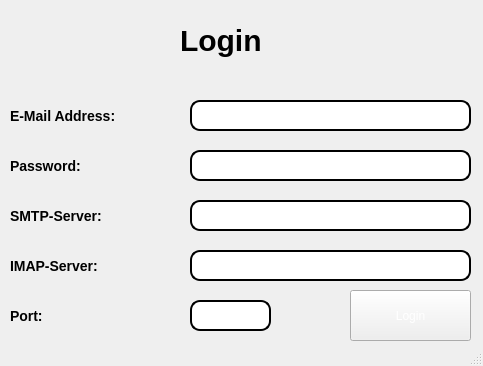
<?xml version="1.0" encoding="UTF-8"?>
<ui version="4.0">
 <class>MainWindow</class>
 <widget class="QMainWindow" name="MainWindow">
  <property name="geometry">
   <rect>
    <x>0</x>
    <y>0</y>
    <width>483</width>
    <height>366</height>
   </rect>
  </property>
  <property name="windowTitle">
   <string>MainWindow</string>
  </property>
  <property name="styleSheet">
   <string notr="true">background-image: url(C:/Users/yehia_xd1awm4/Downloads/360_F_327515607_Hcps04aaEc7Ki43d1XZPxwcv0ZaIaorh.jpg);</string>
  </property>
  <widget class="QWidget" name="centralwidget">
   <widget class="QLabel" name="label_4">
    <property name="geometry">
     <rect>
      <x>10</x>
      <y>150</y>
      <width>81</width>
      <height>31</height>
     </rect>
    </property>
    <property name="styleSheet">
     <string notr="true">color: black; /* Sets the text color to blue */
font-size: 14px; /* Sets the font size to 14 pixels */
font-weight: bold; /* Makes the text bold */
</string>
    </property>
    <property name="text">
     <string>Password:</string>
    </property>
   </widget>
   <widget class="QPushButton" name="loginButton">
    <property name="enabled">
     <bool>true</bool>
    </property>
    <property name="geometry">
     <rect>
      <x>350</x>
      <y>290</y>
      <width>121</width>
      <height>51</height>
     </rect>
    </property>
    <property name="styleSheet">
     <string notr="true">QPushButton {
	border-image: url(C:/Users/yehia_xd1awm4/Downloads/neumorphic-rectangle-button-free-png.jpeg);
	color: white;
}</string>
    </property>
    <property name="text">
     <string>Login</string>
    </property>
   </widget>
   <widget class="QLineEdit" name="emailText">
    <property name="geometry">
     <rect>
      <x>190</x>
      <y>100</y>
      <width>281</width>
      <height>31</height>
     </rect>
    </property>
    <property name="styleSheet">
     <string notr="true">border: 2px solid black;
border-radius: 10px; /* Adjust the value to change the roundness */
background-image: url(C:/Users/yehia_xd1awm4/Downloads/blank-white-background-xbsfzsltjksfompa.jpg);</string>
    </property>
    <property name="text">
     <string/>
    </property>
   </widget>
   <widget class="QLabel" name="label">
    <property name="geometry">
     <rect>
      <x>10</x>
      <y>100</y>
      <width>121</width>
      <height>31</height>
     </rect>
    </property>
    <property name="styleSheet">
     <string notr="true">color: black; /* Sets the text color to blue */
font-size: 14px; /* Sets the font size to 14 pixels */
font-weight: bold;

</string>
    </property>
    <property name="text">
     <string>E-Mail Address:</string>
    </property>
   </widget>
   <widget class="QLineEdit" name="passwordText">
    <property name="geometry">
     <rect>
      <x>190</x>
      <y>150</y>
      <width>281</width>
      <height>31</height>
     </rect>
    </property>
    <property name="contextMenuPolicy">
     <enum>Qt::DefaultContextMenu</enum>
    </property>
    <property name="styleSheet">
     <string notr="true">border: 2px solid black;
border-radius: 10px; /* Adjust the value to change the roundness */
background-image: url(C:/Users/yehia_xd1awm4/Downloads/blank-white-background-xbsfzsltjksfompa.jpg);</string>
    </property>
    <property name="echoMode">
     <enum>QLineEdit::Password</enum>
    </property>
   </widget>
   <widget class="QLabel" name="label_2">
    <property name="geometry">
     <rect>
      <x>180</x>
      <y>20</y>
      <width>111</width>
      <height>41</height>
     </rect>
    </property>
    <property name="styleSheet">
     <string notr="true">color: black; /* Sets the text color to blue */
font-size: 30px; /* Sets the font size to 14 pixels */
font-weight: bold;

</string>
    </property>
    <property name="text">
     <string>Login</string>
    </property>
   </widget>
   <widget class="QLineEdit" name="serverValue">
    <property name="geometry">
     <rect>
      <x>190</x>
      <y>200</y>
      <width>281</width>
      <height>31</height>
     </rect>
    </property>
    <property name="styleSheet">
     <string notr="true">border: 2px solid black;
border-radius: 10px; /* Adjust the value to change the roundness */
background-image: url(C:/Users/yehia_xd1awm4/Downloads/blank-white-background-xbsfzsltjksfompa.jpg);</string>
    </property>
   </widget>
   <widget class="QLineEdit" name="portValue">
    <property name="geometry">
     <rect>
      <x>190</x>
      <y>300</y>
      <width>81</width>
      <height>31</height>
     </rect>
    </property>
    <property name="styleSheet">
     <string notr="true">border: 2px solid black;
border-radius: 10px; /* Adjust the value to change the roundness */
background-image: url(C:/Users/yehia_xd1awm4/Downloads/blank-white-background-xbsfzsltjksfompa.jpg);</string>
    </property>
   </widget>
   <widget class="QLabel" name="label_5">
    <property name="geometry">
     <rect>
      <x>10</x>
      <y>300</y>
      <width>171</width>
      <height>31</height>
     </rect>
    </property>
    <property name="styleSheet">
     <string notr="true">color: black; /* Sets the text color to blue */
font-size: 14px; /* Sets the font size to 14 pixels */
font-weight: bold; /* Makes the text bold */
</string>
    </property>
    <property name="text">
     <string>Port:</string>
    </property>
   </widget>
   <widget class="QLabel" name="label_3">
    <property name="geometry">
     <rect>
      <x>10</x>
      <y>200</y>
      <width>131</width>
      <height>31</height>
     </rect>
    </property>
    <property name="styleSheet">
     <string notr="true">color:black; /* Sets the text color to blue */
font-size: 14px; /* Sets the font size to 14 pixels */
font-weight: bold; /* Makes the text bold */
</string>
    </property>
    <property name="text">
     <string>SMTP-Server:</string>
    </property>
   </widget>
   <widget class="QLineEdit" name="imapValue">
    <property name="geometry">
     <rect>
      <x>190</x>
      <y>250</y>
      <width>281</width>
      <height>31</height>
     </rect>
    </property>
    <property name="styleSheet">
     <string notr="true">border: 2px solid black;
border-radius: 10px; /* Adjust the value to change the roundness */
background-image: url(C:/Users/yehia_xd1awm4/Downloads/blank-white-background-xbsfzsltjksfompa.jpg);</string>
    </property>
   </widget>
   <widget class="QLabel" name="label_6">
    <property name="geometry">
     <rect>
      <x>10</x>
      <y>250</y>
      <width>131</width>
      <height>31</height>
     </rect>
    </property>
    <property name="styleSheet">
     <string notr="true">color:black; /* Sets the text color to blue */
font-size: 14px; /* Sets the font size to 14 pixels */
font-weight: bold; /* Makes the text bold */
</string>
    </property>
    <property name="text">
     <string>IMAP-Server:</string>
    </property>
   </widget>
  </widget>
  <widget class="QStatusBar" name="statusbar"/>
 </widget>
 <resources/>
 <connections/>
</ui>
